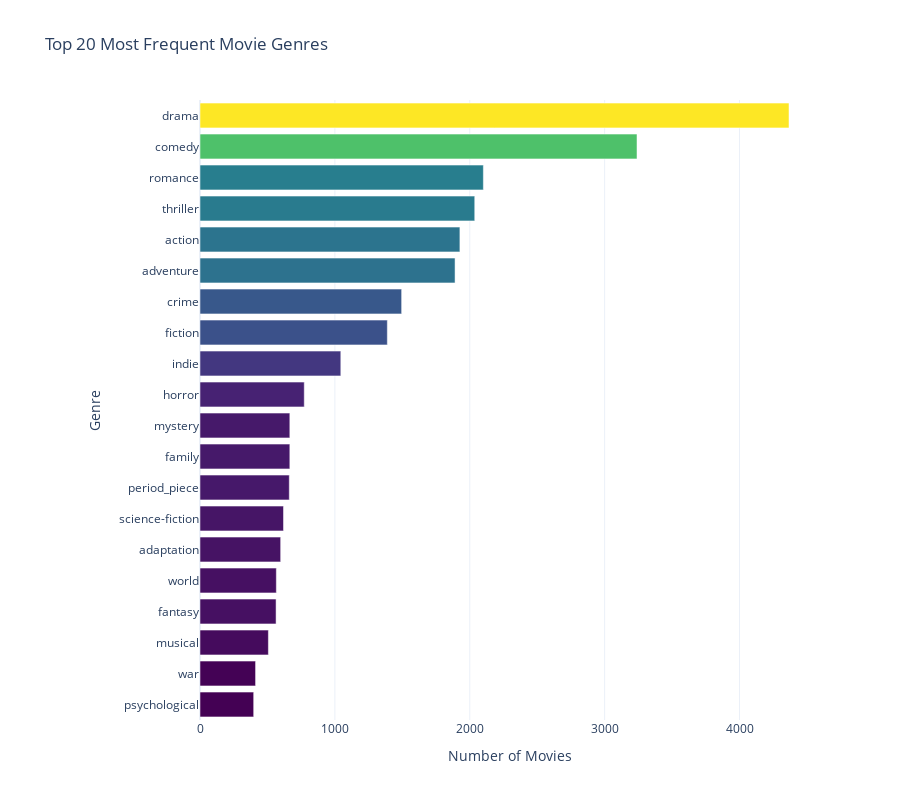

The notebook cell this image was saved under:
### Markdown cell above
### Which genres have the highest average box office revenue?
- Display highest average box office revenue by genre (of the most 20 relevante genres).

### Code cell
# Explode the genres column and count occurrences
genre_counts = df_movies['genres'].explode().value_counts()

# Create a DataFrame from the counts
genre_counts_df = pd.DataFrame(genre_counts.items(), columns=['genre', 'count']).sort_values(by='count', ascending=False)

# Get the top 20 genres
top_genres = genre_counts_df.head(20).sort_values(by='count', ascending=True)

# Create a Plotly horizontal bar chart
fig = px.bar(
    top_genres,
    x='count',
    y='genre',
    orientation='h',  # Horizontal bar chart
    color='count',     # Color bars based on the count
    color_continuous_scale='viridis',  # Viridis color scale
    title='Top 20 Most Frequent Movie Genres',
    labels={'count': 'Number of Movies', 'genre': 'Genre'}
)

# Customize the layout
fig.update_layout(
    xaxis_title="Number of Movies",
    yaxis_title="Genre",
    template="plotly_white",  # Clean background template
    coloraxis_showscale=False,  # Hide the color scale
    margin=dict(l=200),  # Increase left margin to allow space for genre labels
    height=800,          # Increase chart height for better spacing
)

# Show the chart
fig.show()

# Save the chart as an HTML file
fig.write_html("assets/ploty-img/top_genres.html")

### Figure 1 — Plotly figure (JSON) as saved in the notebook; plotly's stock layout.template omitted (floating-point values rounded to 4 significant figures)
{"data": [{"alignmentgroup": "True", "hovertemplate": "Number of Movies=%{marker.color}<br>Genre=%{y}<extra></extra>", "legendgroup": "", "marker": {"color": [398, 412, 507, 564, 566, 598, 619, 662, 666, 666, 773, 1044, 1389, 1495, 1891, 1927, 2037, 2101, 3240, 4367], "coloraxis": "coloraxis", "pattern": {"shape": ""}}, "name": "", "offsetgroup": "", "orientation": "h", "showlegend": false, "textposition": "auto", "type": "bar", "x": [398, 412, 507, 564, 566, 598, 619, 662, 666, 666, 773, 1044, 1389, 1495, 1891, 1927, 2037, 2101, 3240, 4367], "xaxis": "x", "y": ["psychological", "war", "musical", "fantasy", "world", "adaptation", "science-fiction", "period_piece", "family", "mystery", "horror", "indie", "fiction", "crime", "adventure", "action", "thriller", "romance", "comedy", "drama"], "yaxis": "y"}], "layout": {"barmode": "relative", "coloraxis": {"colorbar": {"title": {"text": "Number of Movies"}}, "colorscale": [[0, "#440154"], [0.1111, "#482878"], [0.2222, "#3e4989"], [0.3333, "#31688e"], [0.4444, "#26828e"], [0.5556, "#1f9e89"], [0.6667, "#35b779"], [0.7778, "#6ece58"], [0.8889, "#b5de2b"], [1, "#fde725"]], "showscale": false}, "height": 800, "legend": {"tracegroupgap": 0}, "margin": {"l": 200}, "title": {"text": "Top 20 Most Frequent Movie Genres"}, "xaxis": {"anchor": "y", "domain": [0, 1], "title": {"text": "Number of Movies"}}, "yaxis": {"anchor": "x", "domain": [0, 1], "title": {"text": "Genre"}}}}
